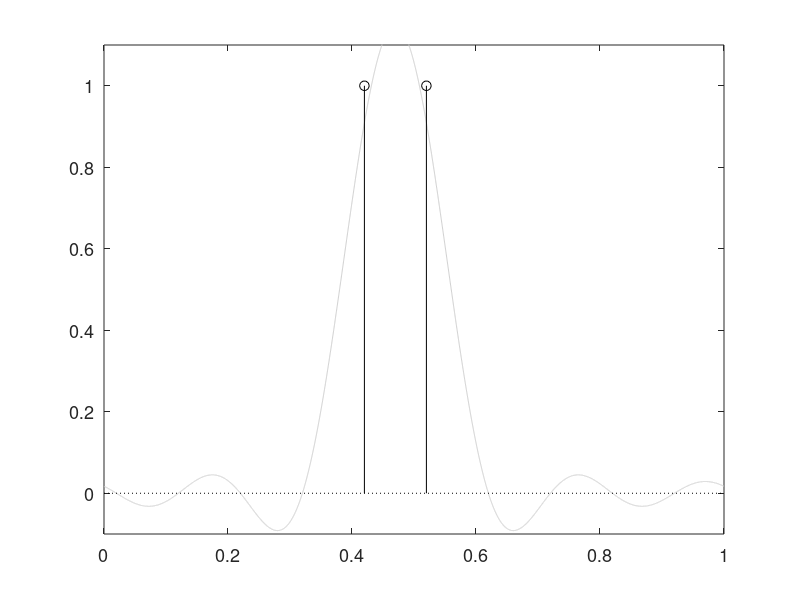

This chart was generated by the following MATLAB code: (Note: this script raises an error after producing the figure.)
%Priyanshi parauha
%Sampling and recovery of sparse signals using MLE


function main

rng('default'); 

experiment=1;	%1: 2 Diracs. 2: 6 Diracs. 3: 50 Diracs. 
tau=1;			%size of the interval where the pulses lie. Must be positive
if experiment==1
	rng(0);		%for reproducibility of the results in the article
	K=2;		%number of Dirac pulses. Must be >=1
	N=11;		%number of measurements. Must be odd
	tk=[0.42;0.52];		%positions of the Dirac pulses. Must be in [0,tau[
	ak=[1;1];			%amplitudes of the Dirac pulses. Must be nonzero
	SNR=15;		%signal-to-noise ratio in dB
elseif experiment==2
	rng(10);
	K=6;		%use K=10 to see the effects of overfitting
	N=25;  
	tk=[0.16;0.24;0.53;0.62;0.73;0.76];
	ak=[0.2;-0.3;0.1;0.7;-0.25;0.75];
	SNR=25;
elseif experiment==3
	rng(10);
	K=50;		%use K=30 to see the effects of underfitting
	N=1001;
	tk=rand(50,1);
	ak=rand(50,1)*2-1;
	SNR=35;	
else	
end

method=2;			% reconstruction method. 
					% 1:Cadzow denoising,
					% 2:proposed method,
Nbnoiserea=1;		%number of noise realizations. The plot is different whether =1 or >1
displayresults=1;	%1 or 0: display or not the numerical results
displayfigure=1;	%1 or 0: display or not the figure


%we generate directly the Fourier coefficients of the signal
M=(N-1)/2;
vhatm0=exp(-i*2*pi/tau*(-M:M)'*tk')*ak;

if displayfigure
	figure
	vec=ak(1)*(1+2*sum(cos(2*pi*(1:M)'*((0:5000)/5000-tk(1)/tau)),1))/N;
	for k=2:length(tk), vec=vec+ak(k)*(1+2*sum(cos(2*pi*(1:M)'*((0:5000)/5000-tk(k)/tau)),1))/N; end
	plot((0:5000)/5000, vec,'color',[0.8,0.8,0.8]);
	hold on
	h1=stem(tk/tau,ak,'Color','k','MarkerEdgeColor','k','Markersize',7);
	xlim([0 1]);
	ymin=min(0,min(ak));
	ymax=max(0,max(ak));
	ylim([ymin-0.1 ymax+0.1]);
	set(get(h1,'BaseLine'),'LineStyle',':');
	set(gca,'FontSize',13);
	xlabel(['position [units of ' texlabel('tau') ' ]'],'fontsize',13);
	ylabel('amplitude','fontsize',13)
end
if Nbnoiserea>1
	thewaitbar = waitbar(0,'number of noise realizations simulated'); 
end

error1=0; error2=0;
tic
for noiserea=1:Nbnoiserea

	%we generate the noise and scale it so as to exactly have the desired SNR
	epshatm=fftshift(fft(randn(N,1)));
	vhatm=vhatm0+epshatm/norm(epshatm)*norm(vhatm0)/10^(SNR/20);	
	vn=real(ifft(ifftshift(vhatm)));
	if displayfigure
		plot((0:N-1)/N,vn,'o','MarkerFaceColor',[0.8,0.8,0.8],'MarkerEdgeColor',[0.8,0.8,0.8],'Markersize',4);
	end
		
	%%% Cadzow denoising method
	if method==1	
		P=M;				%the matrices have size N-P x P+1. K<=P<=M required.
		Nbiter=50;			%number of iterations. 
		Tdenoised=toeplitz(vhatm(P+1:N),vhatm(P+1:-1:1)); %the noisy matrix is the initial estimate
		for iter=1:Nbiter
			[U S V]=svd(Tdenoised,0);
			Tdenoised=U(:,1:K)*S(1:K,1:K)*(V(:,1:K))';	%SVD truncation -> Tdenoised has rank K
			Tdenoised=Toeplitzation(Tdenoised);			% -> Tdenoised is Toeplitz	
		end		
		%we reshape the Toeplitz matrix Tdenoised into a Toeplitz matrix with K+1 columns
		Tdenoised=toeplitz([Tdenoised(1,P-K+1:-1:1).';Tdenoised(2:N-P,1)],Tdenoised(1,P-K+1:P+1));
		[U S V]=svd(Tdenoised,0);  
		estimtk=-angle(roots(V(:,K+1)))*tau/2/pi;	%estimated locations in [-tau/2,tau/2[
		edgecolor='b';
	
	
	%%% Proposed method
	elseif method==2				
		P=M;				%the matrices have size N-P x P+1. K<=P<=M required.
		Nbiter=50;			%number of iterations. 
		mu=0.1;				%parameter. Must be in ]0,2[
		gamma=0.51*mu;		%parameter. Must be in ]mu/2,1[
		%note: setting mu=0 and gamma=0 yields the Douglas-Rachford method
		Tnoisy=toeplitz(vhatm(P+1:N),vhatm(P+1:-1:1)); 
		W=ones(N-P,P+1)*(P+1);	%matrix of weights for the weighted Frobenius norm
		for indexcol=2:P+1
			for indexrow=1:P+2-indexcol
				W(indexrow,indexcol-1+indexrow)=P+2-indexcol;
				W(N-P-indexrow+1,P+3-indexcol-indexrow)=P+2-indexcol;
			end
		end
		Tdenoised=Tnoisy;		%the noisy matrix is the initial estimate
		mats=Tdenoised;			%auxiliary matrix
		for iter=1:Nbiter
			[U S V]=svd(mats+gamma*(Tdenoised-mats)+mu*(Tnoisy-Tdenoised)./W,0);
			Tdenoised=U(:,1:K)*S(1:K,1:K)*(V(:,1:K))';	%SVD truncation -> Tdenoised has rank K
			mats=mats-Tdenoised+Toeplitzation(2*Tdenoised-mats); 		
		end	
		%at this point, Tdenoised has rank K but is not exactly Toeplitz
		Tdenoised=Toeplitzation(Tdenoised);
		%we reshape the Toeplitz matrix Tdenoised into a Toeplitz matrix with K+1 columns
		Tdenoised=toeplitz([Tdenoised(1,P-K+1:-1:1).';Tdenoised(2:N-P,1)],Tdenoised(1,P-K+1:P+1));
		[U S V]=svd(Tdenoised,0);  
		estimtk=-angle(roots(V(:,K+1)))*tau/2/pi;	%estimated locations in [-tau/2,tau/2[
		edgecolor='r';
	
		
	%%% procedure without denoising, a.k.a. total least squares method
	%%% equivalent to method=1 or method=2 with Nbiter=0.
	elseif method==3 
		Tnoisy=toeplitz(vhatm(K+1:N),vhatm(K+1:-1:1));
		[U S V]=svd(Tnoisy,0);  
		estimtk=-angle(roots(V(:,K+1)))*tau/2/pi;	%estimated locations in [-tau/2,tau/2[
		edgecolor=[0.8 0 0.8];
		
	elseif method==4 
		P=M;			%the matrices have size N-P x P+1. K<=P<=M required.
		if experiment==1, P=6; end	%better results than with P=5.
		Tnoisy=toeplitz(vhatm(P+1:N),vhatm(P+1:-1:1));
		vecnoisy=Tnoisy(:,1);
		Tnoisy=Tnoisy(:,2:end);
		vecnoisy=Tnoisy'*vecnoisy;
		Tnoisy=Tnoisy'*Tnoisy;
		[U,V]=eig(Tnoisy);
		g=zeros(P,1);
		for j=0:K-1
    		g=g+U(:,end-j)'*vecnoisy/V(end-j,end-j)*U(:,end-j);
		end
		z=roots([-1;g]);
		[B,I]=sort(abs(z));
		estimtk=-angle(z(I(end-K+1:end)))*tau/2/pi;
		edgecolor=[0.6 0.3 0];
	
	elseif method==5
		P=M;			%the matrices have size N-P x P+1. K<=P<=M required.
		Y0=zeros(N-P,P);
		Y1=zeros(N-P,P);
		for k=0:N-P-1
		    Y0(k+1,:)=vhatm((1:P)+k);
		    Y1(k+1,:)=vhatm((2:P+1)+k);
		end
		[U,S,V]=svd(Y1,0);
		Sp=S(1:K,1:K); Up=U(:,1:K); Vp=V(:,1:K);
		[U,S,V]=svd(Y0,0);
		Y0=U(:,1:K)*S(1:K,1:K)*V(:,1:K)';
		Zl=Vp*inv(Sp)*Up'*Y0;
		z=eig(Zl);
		[B,I]=sort(abs(z));
		estimtk=angle(z(I(end-K+1:end)))*tau/2/pi;
		edgecolor=[0 0.6 0.3];
		
	elseif method==6 
		estimtk=-rootmusic(vhatm,K)*tau/2/pi;
		edgecolor=[1 0.7 0];		
	end		
	
	ind=find(estimtk<0);
	estimtk(ind)=estimtk(ind)+tau;			%estimated locations in [0,tau[
	estimak=real(pinv(exp(-i*2*pi/tau*(-M:M)'*estimtk'))*vhatm);	%estimated amplitudes
	if displayfigure
		ymin=min(ymin,min(estimak));
		ymax=max(ymax,max(estimak));
		if Nbnoiserea==1
			stem(estimtk/tau,estimak,'--','Color',edgecolor,'MarkerFaceColor','none','MarkerEdgeColor',edgecolor,'Markersize',7);
		else
			plot(estimtk/tau,estimak,'+','MarkerFaceColor',edgecolor,'MarkerEdgeColor',edgecolor,'Markersize',2);
		end
	end
	if Nbnoiserea>1, waitbar(noiserea/Nbnoiserea); end;
	estimvhatm=exp(-i*2*pi/tau*(-M:M)'*estimtk')*estimak;
	error1=error1+(norm(estimvhatm-vhatm0)^2/N-error1)/noiserea; %robust computation of the mean
	if experiment==1, error2=error2+(mspe(estimtk(1),estimtk(2),tk(1),tk(2),tau)-error2)/noiserea; end;
end		%of loop over noise realizations
toc
if displayfigure, ylim([ymin-0.1 ymax+0.1]); end
if Nbnoiserea>1, close(thewaitbar); end
if displayresults
	disp('Estimated locations:');
	disp(estimtk');
	disp('Estimated amplitudes:');
	disp(estimak');
	fprintf('Lowpass MSE: %g. MSPE: %g\n',error1,error2);
end
end		%of main program


function Matres=Toeplitzation(Mat)
%this function returns a Toeplitz matrix, closest to Mat for the Frobenius norm.
%this is done by simply averaging along the diagonals.
	[height,width]=size(Mat);  %height>=width required
	Matres=Mat;
	for indexcol=2:width
		valdiag=0;
		valdiag2=0;
		for indexrow=1:width-indexcol+1
			valdiag=valdiag+Mat(indexrow,indexcol-1+indexrow);
			valdiag2=valdiag2+Mat(height-indexrow+1,width-indexcol+2-indexrow);
		end
		valdiag=valdiag/(width-indexcol+1);
		valdiag2=valdiag2/(width-indexcol+1);
		for indexrow=1:width-indexcol+1
			Matres(indexrow,indexcol-1+indexrow)=valdiag;
			Matres(height-indexrow+1,width-indexcol+2-indexrow)=valdiag2;
		end
	end
	for indexcol=1:height-width+1
		valdiag=0;
		for indexrow=1:width
			valdiag=valdiag+Mat(indexcol+indexrow-1,indexrow);
		end
		valdiag=valdiag/width;
		for indexrow=1:width
			Matres(indexcol+indexrow-1,indexrow)=valdiag;
		end
	end
end		%of the function	


%this more compact form is slower.
function Matres=Toeplitzation2(Mat)
	[height,width]=size(Mat);
	vec=zeros(height+width-1,1);
	for index=-height+1:width-1
		vec(index+height)=mean(diag(Mat,index));
	end
	Matres=toeplitz(vec(height:-1:1),vec(height:height+width-1));
end


%computes the MSE between the pairs (a,b) and (c,d), for tau-periodic values. 
function res=mspe(a,b,c,d,tau)
	aux=0.5*tau;
	e1=(mod(a-c+aux,tau)-aux).^2+(mod(b-d+aux,tau)-aux).^2;
	e2=(mod(a-d+aux,tau)-aux).^2+(mod(b-c+aux,tau)-aux).^2;
	res=min(e1,e2)/2;
end

